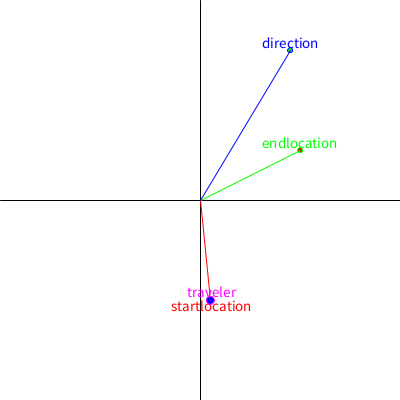
Frame 1 (no input)
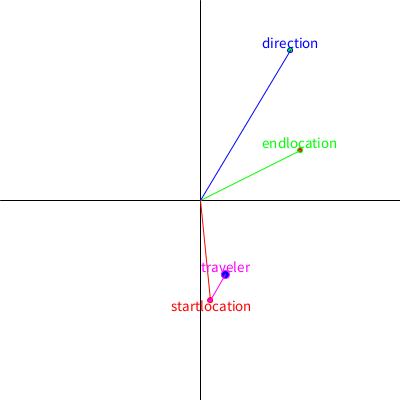
Frame 60 (the mouse pressed at the canvas centre just before this capture)
Frame 120 (the mouse held since frame 60 and released just before this capture): identical to frame 60, image omitted

The Processing sketch that drew these frames (run headless with seeded random() and noise(); from frame 60 on, the mouse is pressed at the canvas centre):

// Processing sketch: vectorcursus
// ── vectorcursus.pde
PVector p1, p1a, p2, p3, p3a, p4;
float a=0;
String s1 = "startlocation";
String s2 = "endlocation";
String s3 = "direction";
String s4 = "traveler";
String  s5= " ";
boolean running = true;
float L;

void setup() {
  size(400, 400);
}

void draw() {
  background(255);
  translate(width/2, height/2);
  stroke(0);
  line(-width/2, 0, width/2, 0);
  line(0, -height/2, 0, height/2);

  show();

  if (running) {
    s2 = "endlocation";

    a+=.5;

    if (a <= L) {
      s5=" ";
      running = true;
    } else if (a >= L) {
      s2=" ";
      s5 = "The traveler has reached his destination";
      running = false;
    }
  }
}

// ── function.pde
void show() {
  textAlign(CENTER, TOP);
  textSize(15);
  
  //STARTLOCATION
  stroke(255, 0, 0);
  p1 = new PVector(10, 100); //startpositie
  p1a = p1.copy(); //copy startpositie
  ellipse(p1.x, p1.y, 5, 5);
  line(0, 0, p1.x, p1.y);
  fill(255, 0, 0);
  text(s1, p1.x, p1.y);

  //ENDLOCATION
  textAlign(CENTER, BOTTOM);
  stroke(0, 255, 0);
  p2 = new PVector(100, -50); //nieuwe positie
  ellipse(p2.x, p2.y, 5, 5);
  line(0, 0, p2.x, p2.y);
  fill(0, 255, 0);
  text(s2, p2.x, p2.y);

  //DIRECTION
  stroke(0, 0, 255);
  p3 = p2.sub(p1); //pointer
  p3a = p3.copy();
  L = p3.mag();
  float d = p1.dist(p2);
  p3.normalize();
  p3a.normalize();
  p3.mult(L);
  p3a.mult(a); 
  ellipse(p3.x, p3.y, 5, 5);
  line(0, 0, p3.x, p3.y);
  fill(0, 0, 255);
  text(s3, p3.x, p3.y);

  //TRAVELER
  stroke(255, 0, 255); 
  p4 = p1a.add(p3a); //positie 1 + pointer = positie 2
  ellipse(p4.x, p4.y, 8, 8);
  line(p1.x, p1.y, p4.x, p4.y);
  fill(255, 0, 255);
  text(s4, p4.x, p4.y);
  text(s5, 0, 175);
}

void mousePressed() {
  a=0;
  running = true;
}

void keyPressed() {
  a=0;
  running = true;
}
